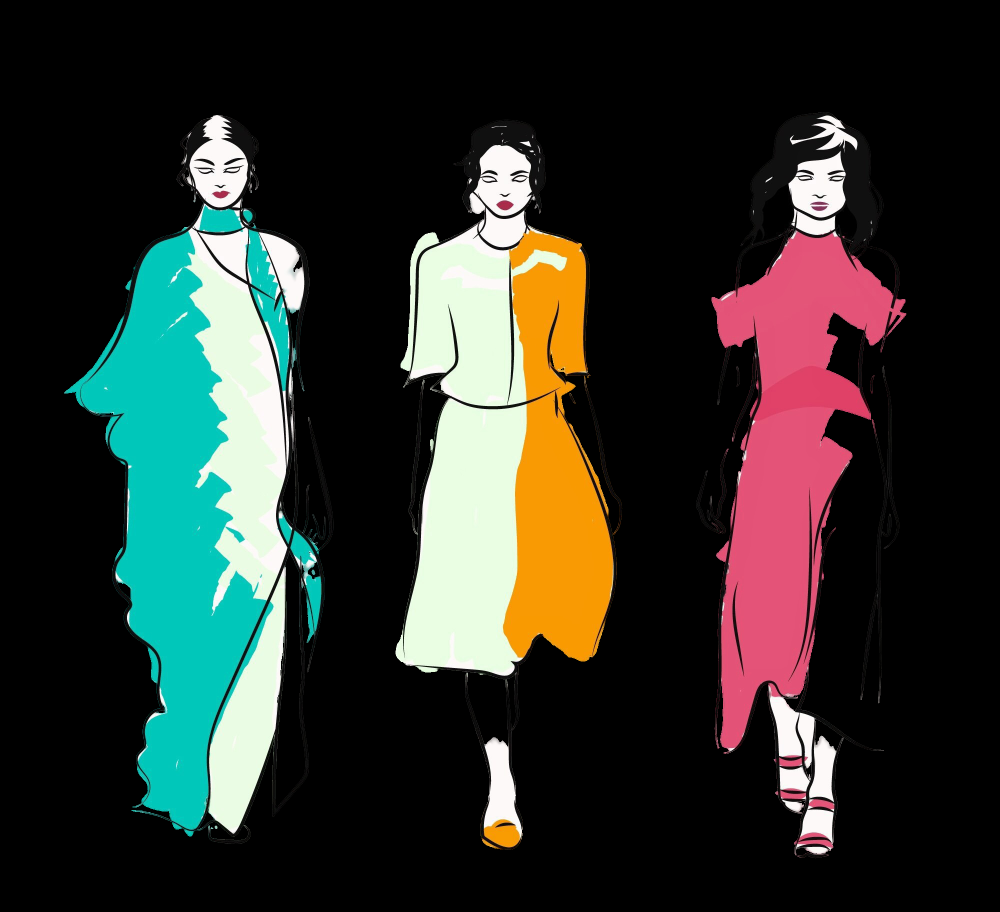
#> input picture Frontend/freshfit/assets/img.png, 2000 x 1823 px (shown at 1/2 size)
$ python -i image_processor.py   (imports and definitions only)
#> lines starting #> are read from the running program, lines starting #| are printed output that depends on the picture
import cv2
import numpy as np


def extract_dominant_color(image_path: str) -> str:
    image = cv2.imread(image_path)
#> image is the input picture: shape (1823, 2000, 3); mean B, G, R 42.7, 48.4, 45.5

    if image is None:
        return "unknown"

    image = cv2.cvtColor(image, cv2.COLOR_BGR2RGB)

    image = cv2.resize(image, (64, 64), interpolation=cv2.INTER_AREA)
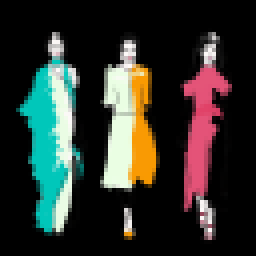
#> image: shape (64, 64, 3) (shown 4 times larger); mean R, G, B 45.5, 48.4, 42.7

    # Flatten and convert once
    pixels = image.reshape(-1, 3).astype(np.float32)

    # KMeans (fewer clusters + fewer iterations)
    k = 3
    criteria = (cv2.TERM_CRITERIA_EPS | cv2.TERM_CRITERIA_MAX_ITER, 8, 1.0)

    _, labels, centers = cv2.kmeans(
        pixels,
        k,
        None,
        criteria,
        5,
        cv2.KMEANS_PP_CENTERS
    )
#> labels = 4096 values, max 2 at index 564, min 0 at index 0, mean 0.33; centers = [[3.9, 3.24, 2.93], [217.7, 174.6, 149.9], [18.04, 183.7, 172.2]]

    # Most frequent cluster
    dominant = centers[np.bincount(labels.ravel()).argmax()]
#> dominant = [3.9, 3.24, 2.93]

    return rgb_to_color_name(*dominant.astype(int))


def rgb_to_color_name(r: int, g: int, b: int) -> str:
    if r > 200 and g < 100 and b < 100:
        return "red"
    if g > 200 and r < 100 and b < 100:
        return "green"
    if b > 200 and r < 100 and g < 100:
        return "blue"
    if r > 200 and g > 200 and b < 100:
        return "yellow"
    if r < 80 and g < 80 and b < 80:
        return "black"
    if r > 200 and g > 200 and b > 200:
        return "white"
    return "unknown"

>>> result = extract_dominant_color('../../../../Frontend/freshfit/assets/img.png')
#> result = 'black'
